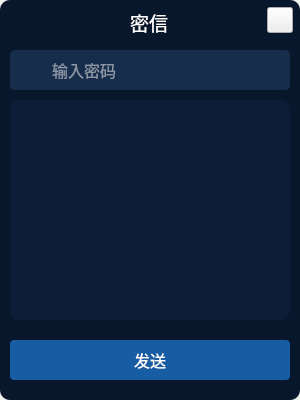
<?xml version="1.0" encoding="UTF-8"?>
<ui version="4.0">
 <class>SecretLetterWidget</class>
 <widget class="QWidget" name="SecretLetterWidget">
  <property name="geometry">
   <rect>
    <x>0</x>
    <y>0</y>
    <width>300</width>
    <height>400</height>
   </rect>
  </property>
  <property name="windowTitle">
   <string>SecretLetterWidget</string>
  </property>
  <layout class="QVBoxLayout" name="verticalLayout">
   <property name="spacing">
    <number>0</number>
   </property>
   <property name="leftMargin">
    <number>0</number>
   </property>
   <property name="topMargin">
    <number>0</number>
   </property>
   <property name="rightMargin">
    <number>0</number>
   </property>
   <property name="bottomMargin">
    <number>0</number>
   </property>
   <item>
    <widget class="QWidget" name="backWidget" native="true">
     <property name="styleSheet">
      <string notr="true">QWidget#backWidget
{
background-color: #08172c;
border-radius: 10px;
}</string>
     </property>
     <layout class="QVBoxLayout" name="verticalLayout_2">
      <property name="spacing">
       <number>10</number>
      </property>
      <property name="leftMargin">
       <number>0</number>
      </property>
      <property name="topMargin">
       <number>0</number>
      </property>
      <property name="rightMargin">
       <number>0</number>
      </property>
      <property name="bottomMargin">
       <number>10</number>
      </property>
      <item>
       <widget class="QWidget" name="titleBarWidget" native="true">
        <property name="minimumSize">
         <size>
          <width>0</width>
          <height>40</height>
         </size>
        </property>
        <property name="styleSheet">
         <string notr="true"/>
        </property>
        <widget class="QLabel" name="label">
         <property name="geometry">
          <rect>
           <x>130</x>
           <y>10</y>
           <width>38</width>
           <height>25</height>
          </rect>
         </property>
         <property name="font">
          <font>
           <family>微软雅黑</family>
           <pointsize>14</pointsize>
          </font>
         </property>
         <property name="styleSheet">
          <string notr="true">color: white;</string>
         </property>
         <property name="text">
          <string>密信</string>
         </property>
        </widget>
        <widget class="QPushButton" name="closeBtn">
         <property name="geometry">
          <rect>
           <x>267</x>
           <y>7</y>
           <width>26</width>
           <height>26</height>
          </rect>
         </property>
         <property name="cursor">
          <cursorShape>PointingHandCursor</cursorShape>
         </property>
         <property name="styleSheet">
          <string notr="true">QPushButton#closeBtn
{
border-image: url(:/Login/Resources/login/pclogin_title_close.png);
}
QPushButton#closeBtn:hover
{
border-image: url(:/Login/Resources/login/title_close_hover.png);
}</string>
         </property>
         <property name="text">
          <string/>
         </property>
        </widget>
       </widget>
      </item>
      <item>
       <widget class="QWidget" name="passwordWidget" native="true">
        <property name="minimumSize">
         <size>
          <width>0</width>
          <height>40</height>
         </size>
        </property>
        <property name="maximumSize">
         <size>
          <width>16777215</width>
          <height>40</height>
         </size>
        </property>
        <property name="styleSheet">
         <string notr="true">QWidget#passwordWidget
{
background-color: #162d4c;
border-radius: 5px;
margin-left: 10px;
margin-right: 10px;
}</string>
        </property>
        <layout class="QHBoxLayout" name="horizontalLayout">
         <property name="spacing">
          <number>7</number>
         </property>
         <property name="leftMargin">
          <number>17</number>
         </property>
         <property name="topMargin">
          <number>7</number>
         </property>
         <property name="rightMargin">
          <number>17</number>
         </property>
         <property name="bottomMargin">
          <number>7</number>
         </property>
         <item>
          <widget class="QLabel" name="label_lock">
           <property name="sizePolicy">
            <sizepolicy hsizetype="Fixed" vsizetype="Fixed">
             <horstretch>0</horstretch>
             <verstretch>0</verstretch>
            </sizepolicy>
           </property>
           <property name="minimumSize">
            <size>
             <width>26</width>
             <height>26</height>
            </size>
           </property>
           <property name="maximumSize">
            <size>
             <width>26</width>
             <height>26</height>
            </size>
           </property>
           <property name="styleSheet">
            <string notr="true">border-image: url(:/PerChat/Resources/person/lock.png);</string>
           </property>
           <property name="text">
            <string/>
           </property>
          </widget>
         </item>
         <item>
          <widget class="QLineEdit" name="passwordEdit">
           <property name="sizePolicy">
            <sizepolicy hsizetype="Expanding" vsizetype="Expanding">
             <horstretch>0</horstretch>
             <verstretch>0</verstretch>
            </sizepolicy>
           </property>
           <property name="font">
            <font>
             <family>微软雅黑</family>
             <pointsize>12</pointsize>
            </font>
           </property>
           <property name="styleSheet">
            <string notr="true">QLineEdit
{
background-color: rgba(0,0,0, 0);
border: none;
color: white;
}</string>
           </property>
           <property name="echoMode">
            <enum>QLineEdit::Password</enum>
           </property>
           <property name="placeholderText">
            <string>输入密码</string>
           </property>
          </widget>
         </item>
        </layout>
       </widget>
      </item>
      <item>
       <widget class="QPlainTextEdit" name="letterEdit">
        <property name="font">
         <font>
          <family>微软雅黑</family>
          <pointsize>12</pointsize>
         </font>
        </property>
        <property name="styleSheet">
         <string notr="true">QPlainTextEdit
{
margin-left: 10px;
margin-right: 10px;
padding: 5px;
border: none;
border-radius: 10px;
background-color: #0c1d37;
color: white;
}</string>
        </property>
        <property name="plainText">
         <string/>
        </property>
        <property name="placeholderText">
         <string>请输入密信内容</string>
        </property>
       </widget>
      </item>
      <item>
       <widget class="QPushButton" name="enterBtn">
        <property name="minimumSize">
         <size>
          <width>0</width>
          <height>60</height>
         </size>
        </property>
        <property name="font">
         <font>
          <family>微软雅黑</family>
          <pointsize>12</pointsize>
         </font>
        </property>
        <property name="cursor">
         <cursorShape>PointingHandCursor</cursorShape>
        </property>
        <property name="styleSheet">
         <string notr="true">QPushButton#enterBtn
{
color: white;
border: none;
background-color: #165da3;
border-radius: 4px;

margin: 10 10 10 10;
}</string>
        </property>
        <property name="text">
         <string>发送</string>
        </property>
       </widget>
      </item>
     </layout>
    </widget>
   </item>
  </layout>
 </widget>
 <layoutdefault spacing="6" margin="11"/>
 <resources>
  <include location="../../OpenPlanet/openplanet.qrc"/>
 </resources>
 <connections/>
</ui>
